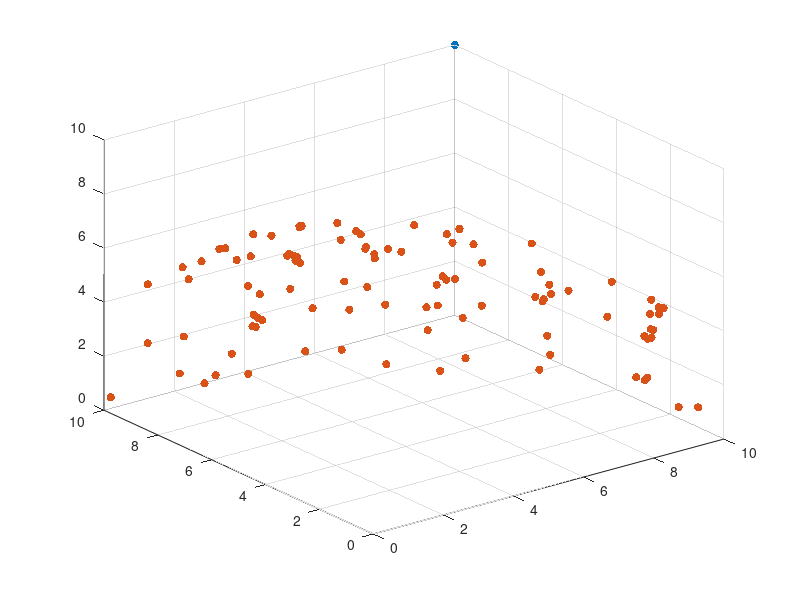

MATLAB code for this plot: (Note: this script raises an error after producing the figure.)
clearvars;clc;close all;
m = 3;
n = 100;
v1 = normrnd(0,1,[n,m]);
front = 10*abs(v1)./vecnorm(v1,2,2);
ref_point = 10*ones(1,m);
figure;
scatter3(ref_point(:,1),ref_point(:,2),ref_point(:,3),'bo','filled');hold on;
scatter3(front(:,1),front(:,2),front(:,3),'ro','filled');
for ii = 1:n
    plot_cube(front(ii,:),ref_point - front(ii,:),ii);
end

% Walking Fishing Group method
hv = Hypervolume(front,ref_point);
% Monte Carlo method
N = 1000;
lower_bound = min(front);
A = prod(ref_point - lower_bound);
rand_sample = rand(N,m).*(ref_point-lower_bound)+lower_bound;
is_dominated = zeros(N,n);
for ii = 1:n
    is_dominated(:,ii) = sum(rand_sample >=  front(ii,:),2) == m;
end
k = sum(sum(is_dominated,2)~=0);
a = A*k/N;
disp([a,hv]);
















function plot_cube(origin,length,color)
% Define the vertexes of the unit cubic
ver = [1 1 0;
    0 1 0;
    0 1 1;
    1 1 1;
    0 0 1;
    1 0 1;
    1 0 0;
    0 0 0];

%  Define the faces of the unit cubic
fac = [1 2 3 4;
    4 3 5 6;
    6 7 8 5;
    1 2 8 7;
    6 7 1 4;
    2 3 5 8];
cube = [ver(:,1)*length(1),ver(:,2)*length(2),ver(:,3)*length(3)];
cube = [cube(:,1)+origin(1),cube(:,2)+origin(2),cube(:,3)+origin(3)];
patch('Faces',fac,'Vertices',cube,'FaceVertexCData',color,'FaceColor','flat');
end